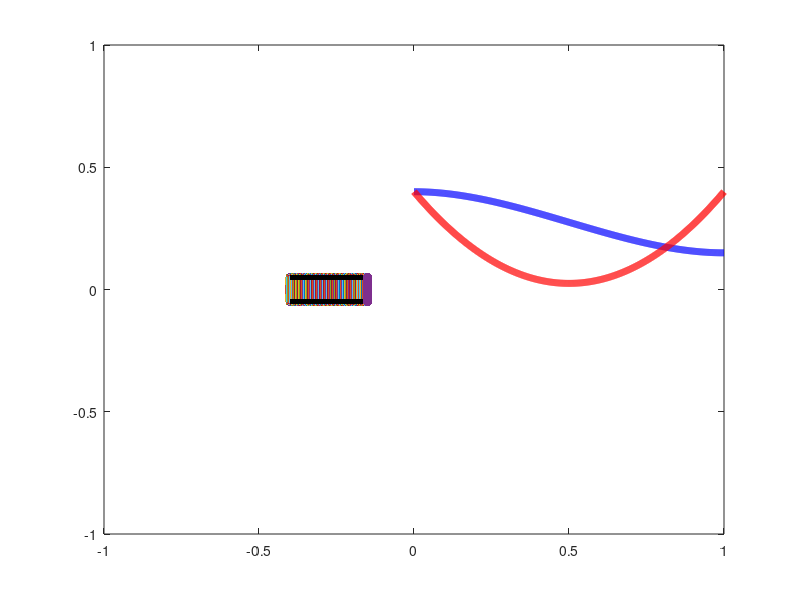

MATLAB code to generate this figure:
function kinematics_v2()

% Trying to shorten the amount of distance the pistol moves!
%   --> MaxSpeed = 3/2*LTube
%   --> LTube = 0.125

tVec=0:0.001:1;
maxSpeed=0.375;
d1L=-0.4+4*maxSpeed*(0.5*tVec.^2-1/3*tVec.^3);
d2L=-0.4+4*maxSpeed*tVec.*(1-tVec);
%
d1R=0.4-4*maxSpeed*(0.5*tVec.^2-1/3*tVec.^3);
d2R=0.4-4*maxSpeed*tVec.*(1-tVec);
plot(tVec,d1R,'b-','LineWidth',5); hold on;
plot(tVec,d2R,'r-','LineWidth',5); hold on;
pause();

yL = linspace(-0.05,0.05,50);
xL = -0.4*ones(size(yL));

xT=linspace(-0.4,-0.4+0.25,10);
yT=0.05*ones(size(xT));
yB=-yT;

dt=5e-4;
tVec=0:dt:1;

X=xL;
maxSpeed=0.375;

for n=1:length(tVec)
   
    tTilde=mod(tVec(n),2);
    
    X = X + 4.0*(maxSpeed)*(tTilde)*(1.0-tTilde)*dt;
    
    figure(1)
    if mod(n,10)==0
        plot(xT,yT,'k-','LineWidth',3); hold on;
        plot(xT,yB,'k-','LineWidth',3); hold on;
        plot(X,yL,'.','MarkerSize',20); hold on;
        axis([-1 1 -1 1]);
        pause(0.1)
    end
    
end